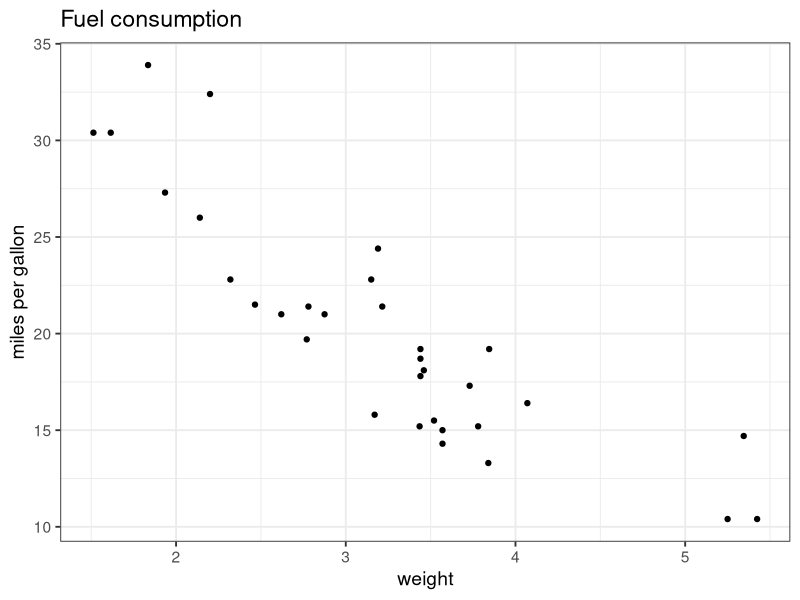

Write R code to recreate this figure.
## ---- chunk 1
knitr::opts_chunk$set(echo = TRUE)
library(tidyverse)
## ---- chunk 2
mtcars %>% 
  ggplot(aes(wt, mpg)) +
  geom_point() +
  theme_bw(14) +
  labs(
    title = "Fuel consumption",
    x = "weight",
    y = "miles per gallon"
  )
